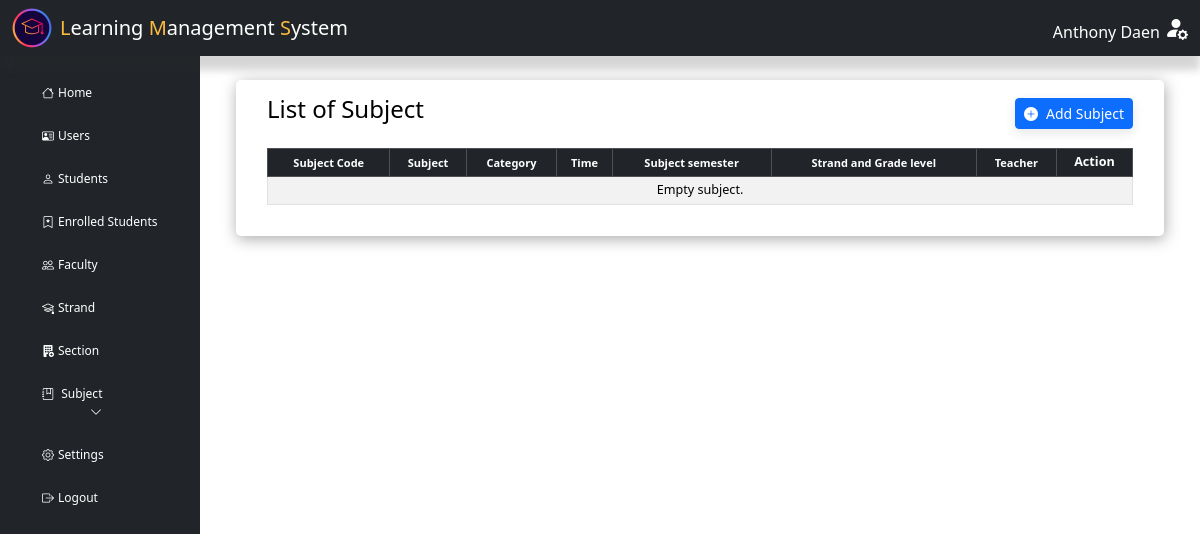
Before: /admin/index.php?page=subject (signed in) with the older database file.
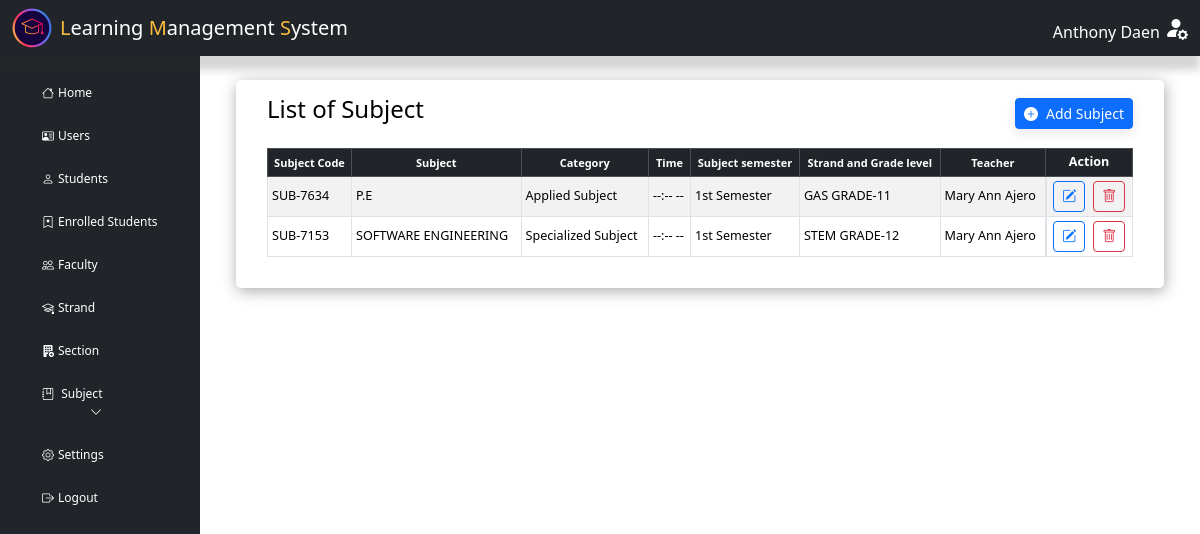
After: the same page with the newer database file.
### tables this page shows
CREATE TABLE `subject` (
  `sub_code` varchar(50) NOT NULL COMMENT 'PRIMARY KEY',
  `sub_title` varchar(200) NOT NULL COMMENT 'SUBJECT NAME',
  `sub_type` varchar(50) NOT NULL,
  `sub_time` varchar(50) DEFAULT NULL,
  `sub_semester` varchar(30) DEFAULT NULL,
  `strand_code` varchar(50) DEFAULT NULL,
  `sub_gradelvl` varchar(30) NOT NULL,
  `teacher_id` varchar(50) DEFAULT NULL
);

CREATE TABLE `strand` (
  `strand_code` varchar(50) NOT NULL,
  `strand_name` varchar(30) DEFAULT NULL,
  `strand_desc` varchar(100) DEFAULT NULL
);

### includes/dbh-inc.php (called while the page is built)
<?php
include "function.php";
$mySQLFunction = new myDataBase("localhost", "root", "Nicolas051002", "lms_db");

### includes/function.php (called while the page is built, shortened)
<?php
class myDataBase
{
    private $hostname;
    private $username;
    private $password;
    private $database;
    public $con;
    public function __construct($hostname, $username, $password, $database)
    {
        $this->hostname = $hostname;
        $this->username = $username;
        $this->password = $password;
        $this->database = $database;
    }
    public function connection()
    {
        try {
            if (!$this->con) {
                $this->con = mysqli_connect($this->hostname, $this->username, $this->password, $this->database);
                if ($this->con) {
                    return true;
                } else {
                    return false;
                }
            } else {
                return true;
            }
        } catch (mysqli_sql_exception $e) {
            echo $e;
        }
    }
    public function disconnect()
    {
        if ($this->con) {
            if (mysqli_close($this->con)) {
                $this->con = false;
                return true;
            } else {
                return false;
            }
        } else {
            return true;
        }
    }
    public function getSubject($row = null, $value = null)
    {
        if ($row != null && $value != null) {
            $stmt = $this->con->prepare("SELECT `sub_code`,
                `sub_title`, `sub_type`, `sub_time`,
                `sub_semester`, `strand_name`, `subject.strand_code`, `sub_gradelvl`,
                `subject.teacher_id`,
                CONCAT(`teacher_fname`, ' ', `teacher_mname`, ' ', `teacher_lname`) AS teacher
                FROM `subject`
                LEFT JOIN `strand` ON subject.strand_code = strand.strand_code
                LEFT JOIN `teacher` ON subject.teacher_id = teacher.teacher_id
                WHERE subject.$row = ?");
            $stmt->bind_param("s", $value);
            if ($stmt->execute()) {
                $result = $stmt->get_result();
                $stored = $result->fetch_assoc();
                $stmt->close();
                return $stored;
            } else {
                echo "Error executing query: " . $this->con->error;
                return null;
            }
        } else {
            $sql = "SELECT `sub_code`,
                `sub_title`, `sub_type`, `sub_time`,
                `sub_semester`, `strand_name` AS strand, `sub_gradelvl`,
                CONCAT(`teacher_fname`, ' ', `teacher_mname`, ' ', `teacher_lname`) AS teacher
                FROM `subject`
                LEFT JOIN `strand` ON subject.strand_code = strand.strand_code
                LEFT JOIN `teacher` ON subject.teacher_id = teacher.teacher_id
                ORDER BY subject.sub_title";
            $result = $this->con->query($sql);
            if ($result) {
                $stored = $result->fetch_all(MYSQLI_ASSOC);
                return $stored;
            } else {
                echo "Error executing query: " . $this->con->error;
                return [];
            }
        }
    }
}

### admin/subject.php (shortened to what the changed rows need)
<?php
 include "../includes/dbh-inc.php";
 ?>
<main class="col-md-9 ms-sm-auto col-lg-10 px-md-4">
  <div class="container">
    <div class="row">
      <div class="col-12">
        <div class="data-table">
          <div class="table-responsive small ms-3 me-3">
            <table id="example" class="table table-bordered table-striped table-sm align-middle ">
              <thead class="table-dark ">
                <tr>
                  <th scope="col" class="small text-center">Subject Code</th>
                  <th scope="col" class="small text-center">Subject</th>
                  <th scope="col" class="small text-center">Category</th>
                  <th scope="col" class="small text-center">Time</th>
                  <th scope="col" class="small text-center">Subject semester</th>
                  <th scope="col" class="small text-center">Strand and Grade level </th>
                  <th scope="col" class="small text-center ">Teacher</th>
                  <th scope="col" class="text-center">Action</th>
                </tr>
              </thead>
              <tbody>
                <?php
                 $mySQLFunction->connection();
                 $result = $mySQLFunction->getSubject();
                 if (!empty($result)) {
                   foreach ($result as $row) {
                     echo '<tr>';
                     echo '<td>' . $row["sub_code"] . '</td>';
                     echo '<td>' . $row["sub_title"] . '</td>';
                     echo '<td>' . ucwords(strtolower($row["sub_type"])) . '</td>';
                     echo '<td>' . $row["sub_time"] . '</td>';
                     echo '<td>' . $row["sub_semester"] . '</td>';
                     echo '<td>' . $row["strand"] . ' ' . $row["sub_gradelvl"] . '</td>';
                     echo '<td>' . ucwords(strtolower($row["teacher"])) . '</td>';
                     echo '
                                       <td class="d-flex justify-content-center">
                                           <button class="btn btn-sm btn-outline-primary me-2" data-bs-toggle="modal" data-bs-target="#edit_subject' . $row['sub_code'] . '">
                                               <i class="bi bi-pencil-square"></i>
                                           </button>
                                           <button class="btn btn-sm btn-outline-danger" data-bs-toggle="modal" data-bs-target="#del_section' . $row['sub_code'] . '">
                                               <i class="bi bi-trash"></i>
                                           </button>
                                       </td>
                                           ';
                     echo '</tr>';
                   }
                 } else {
                   echo '<tr>
                               <td colspan="10" class="text-center">Empty subject.<br>
                               </td>
                             </tr>';
                 }
                 echo '</tbody>';
                 echo '</table>';
                 ?>
          </div>
        </div>
      </div>
    </div>
  </div>
</main>

Changed rows visible on the page:
added subject: sub_code "SUB-7634", sub_title "P.E", sub_type "Applied Subject", sub_time "--:-- --", sub_semester "1st Semester", strand_code.strand_name "GAS", sub_gradelvl "GRADE-11", teacher "Mary Ann Ajero"
added subject: sub_code "SUB-7153", sub_title "SOFTWARE ENGINEERING", sub_type "Specialized Subject", sub_time "--:-- --", sub_semester "1st Semester", strand_code.strand_name "STEM", sub_gradelvl "GRADE-12", teacher "Mary Ann Ajero"
Other visible differences:
text no longer shown: "Empty subject."
